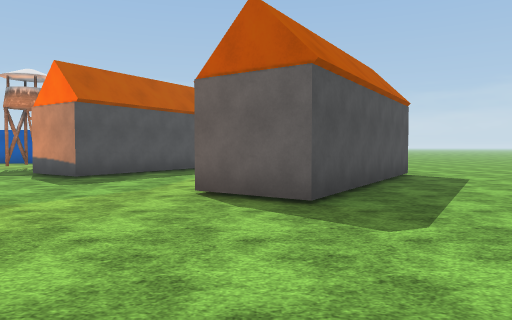
[1] (above)

24 first-person views from a walk through a 3-D level made in the Unity game engine. The camera is 1.4 m above the floor, tilts 2° down and sees 70° across. The floor is counted in squares, 2 m on a side. Each view is taken from the middle of a square. On the plan, view 1 faces up. The plan holds only what a view shows up to about 11 squares ahead; the rest is blank. The place goes on beyond the plan. The terrain is drawn as flat ground. The player character is not drawn. Some animated figures are left out. Some surface patterns are stand-ins.

[2]
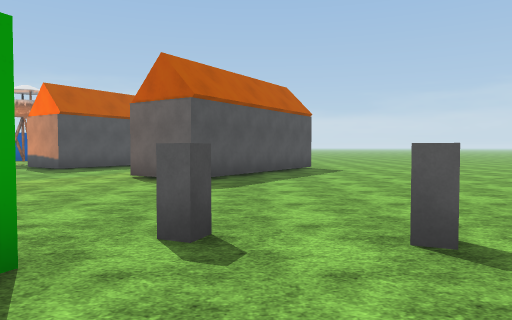

[3]
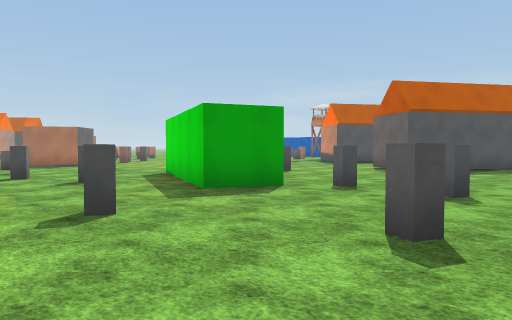

[4]
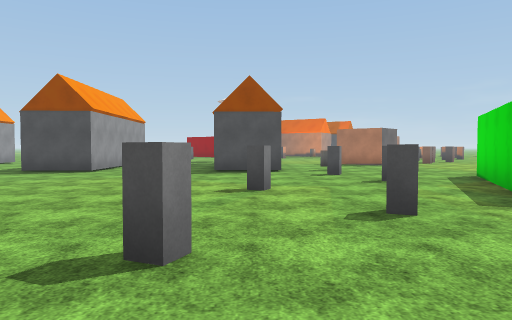

[5]
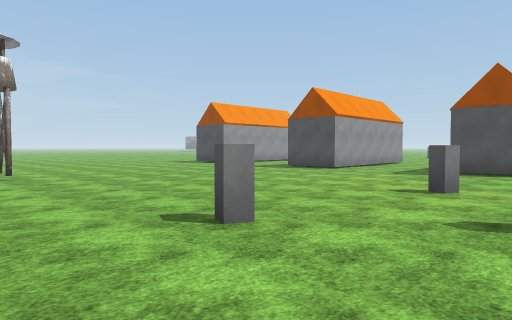

[6]
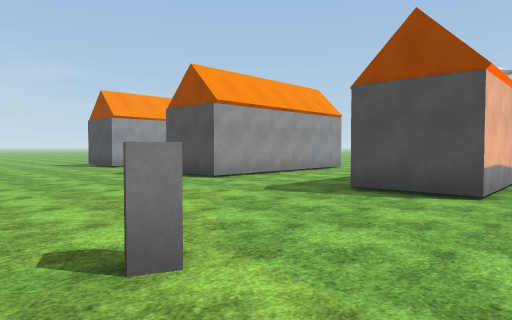

[7]
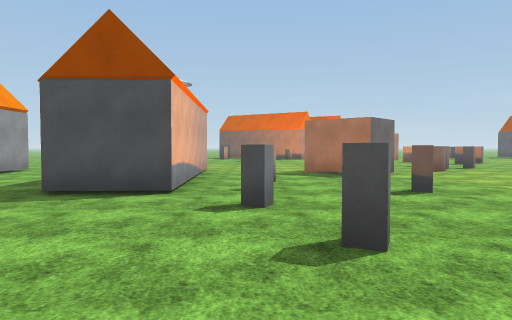

[8]
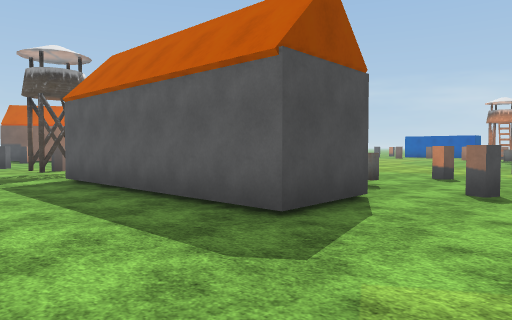

[9]
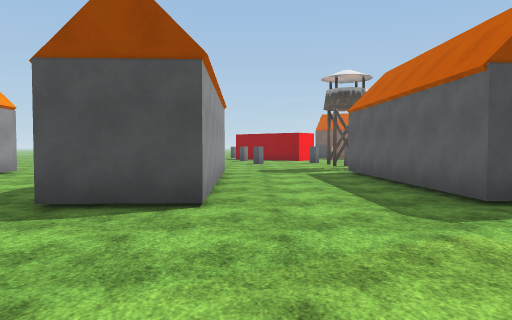

[10]
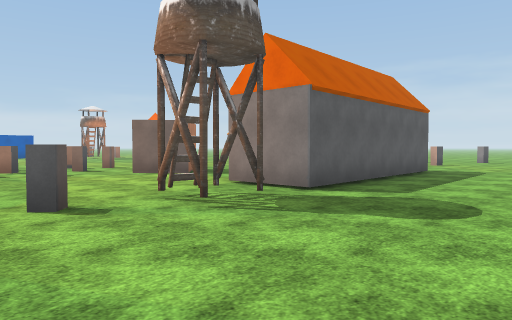

[11]
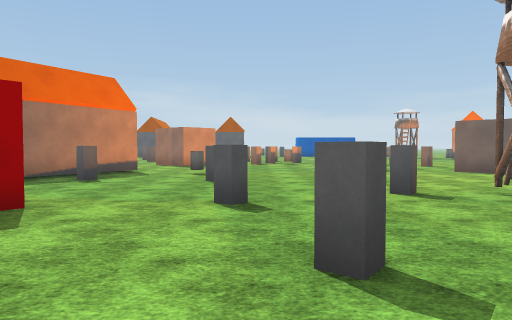

[12]
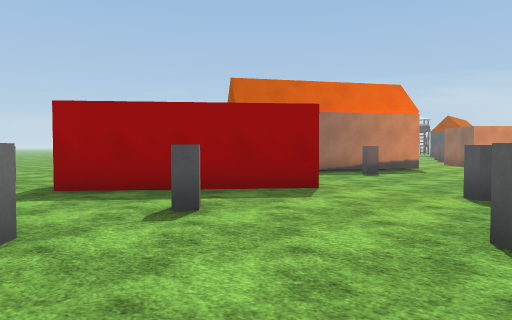

[13]
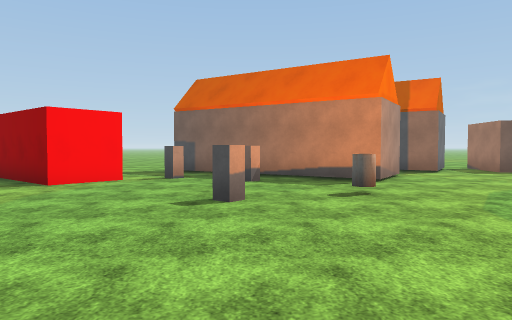

[14]
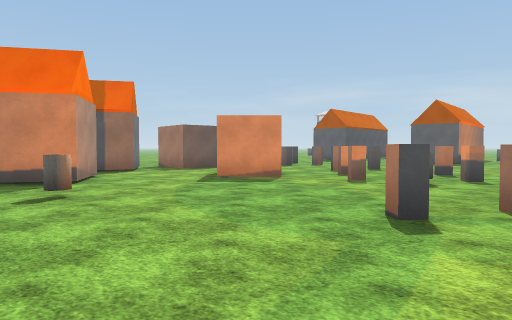

[15]
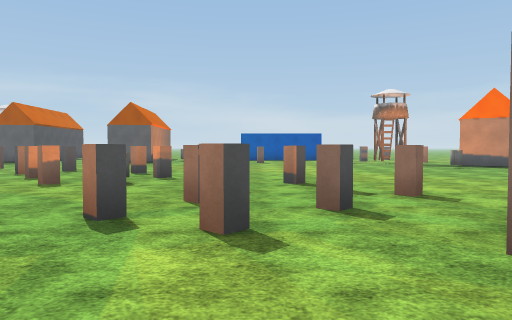

[16]
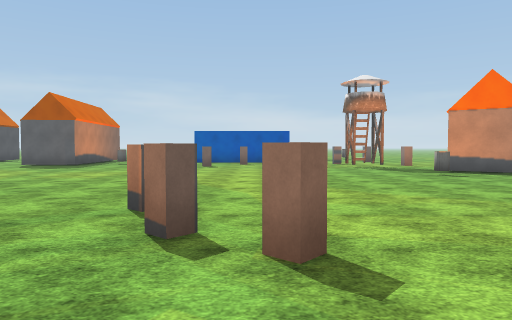

[17]
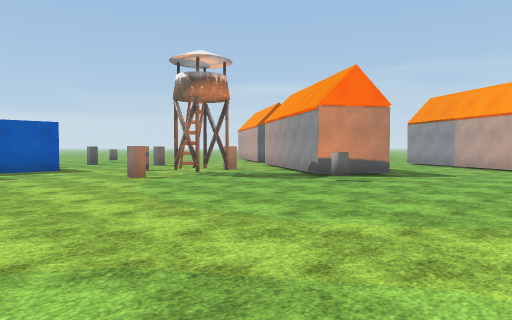

[18]
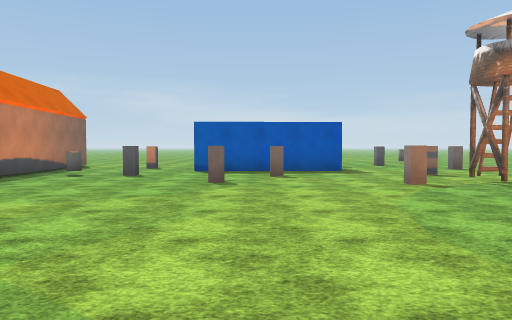

[19]
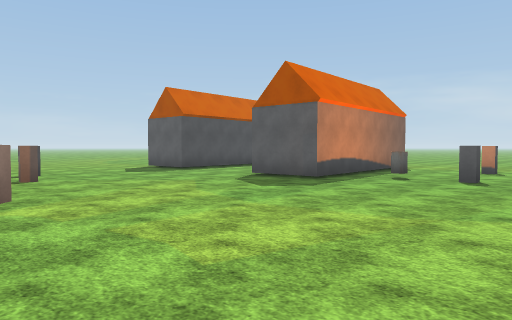

[20]
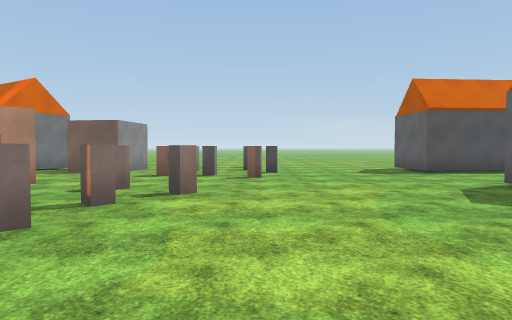

[21]
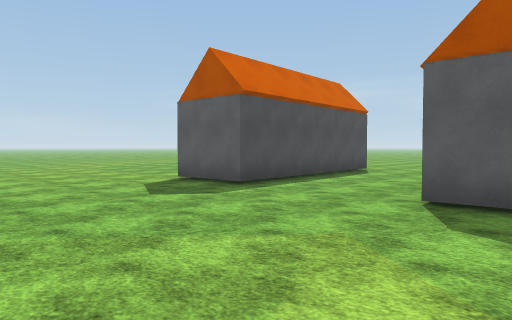

[22]
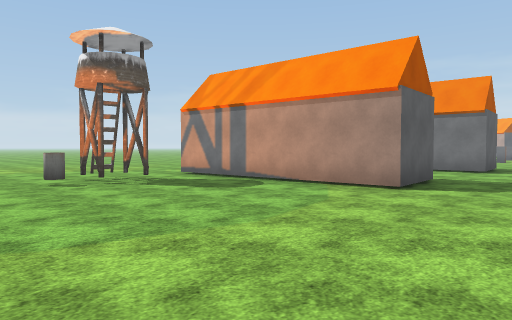

[23]
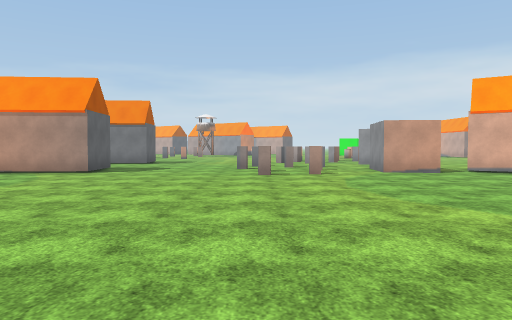

[24]
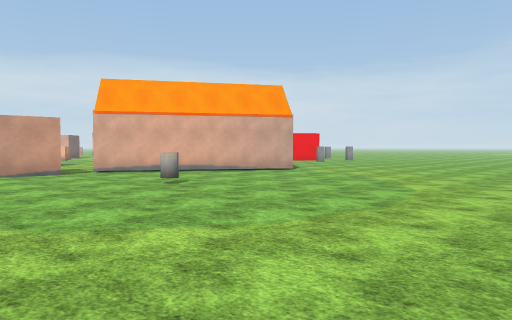

### Floor plan
Key: @ floor where view 1 was taken; # wall or solid block; . floor; = window, fence, low wall or low ledge; O other object.
Columns run from 35 left of view 1 to 6 right of it. Each row starts with its distance up from view 1.
 22       ..
 21       ...
 20       ....
 19       .....
 18      ..OO.##..     ..
 17      .OOO.##...   ...
 16      .....##...  #....####..
 15      .....##...  #............
 14      .....##....##.O..........
 13     ......##....##............
 12     ........................O.
 11     ...........................##.      ..
 10   ............................###.     ...
  9  .............................##..    #...
  8 ...........#.................O.....  ##...
  7  ............=...#.................###....
  6 . .........=.......#...............##.....
  5  ..................................##.....
  4 ..........###....#..#........   ..........
  3 ..........###. #..#O...#....     .........
  2  .....O...#....##......#....     =........
  1  .........##.........#..#.....    .......
  0  ........###...........#.......    @#.#.
 -1  ........#   ##.......=..##.....####....
 -2  .......##   ##.O.......##.........#....
 -3   .....      #..................#......#.
 -4   ....      ###..............O.#.........
 -5   ...      ##.......................=...
 -6   ..       #..#.....#...######....=......
 -7            ...#.......O.######........#..
 -8            .. ##........................
 -9              ##.........................
-10         ...  #.....#....................
-11         .....#...... ...######..........
-12             .......          #..........
-13                 .. .         ..........O

Where each view was taken, in squares from view 1:
view 1: 0 up, 0 right, facing up
view 2: 3 down, 2 right, facing up
view 3: 6 down, 5 right, facing up-left
view 4: 6 down, 5 right, facing left
view 5: 4 down, 5 right, facing down-left
view 6: 4 down, 0 right, facing down-left
view 7: 4 down, 0 right, facing left
view 8: 10 down, 3 left, facing up-left
view 9: 10 down, 1 left, facing left
view 10: 11 down, 16 left, facing up-right
view 11: 12 down, 17 left, facing up
view 12: 13 down, 16 left, facing up-left
view 13: 4 down, 13 left, facing left
view 14: 4 down, 13 left, facing up-left
view 15: 4 down, 13 left, facing up
view 16: 1 down, 11 left, facing up
view 17: 4 up, 13 left, facing up-right
view 18: 5 up, 12 left, facing up
view 19: 6 up, 13 left, facing up-left
view 20: 8 up, 13 left, facing left
view 21: 8 up, 18 left, facing up-left
view 22: 10 up, 31 left, facing up-right
view 23: 8 up, 35 left, facing right
view 24: 6 up, 35 left, facing down-right
